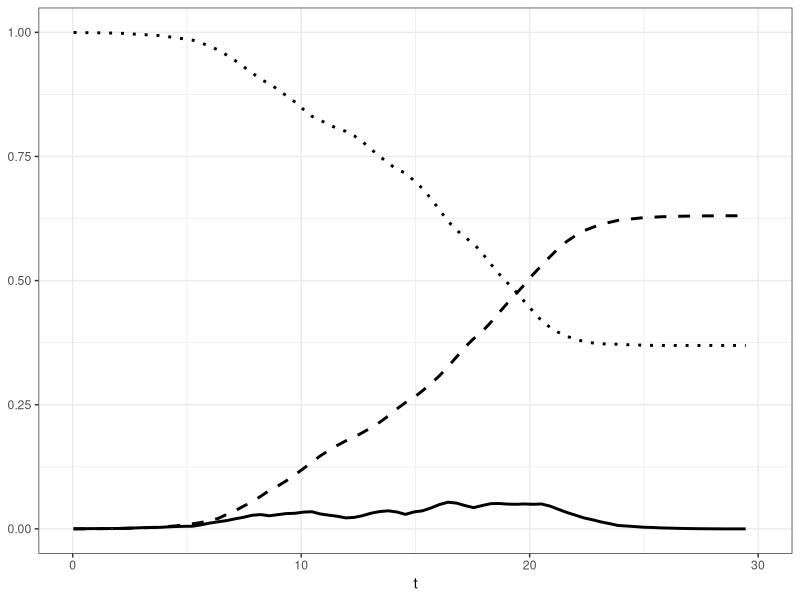

Recreate this plot in R. (Note: this script raises an error after producing the figure.)
#setwd('~/Desktop/evoSIR-DOmath')
setwd('~/evosir')
library(ggplot2)
rm(list = ls())
if(FALSE){
#DIFFEQ WITH REWIRING
#observed epidemic size over time with rewiring
theorydata <- read.csv('theory/ODE3.csv')
realtimeode3rewire <- ggplot(theorydata, aes(t)) + 
  stat_smooth(aes(y = S), method = "loess", size = 1, span=0.05, linetype="dotted", color="black") +
  stat_smooth(aes(y = I), method = "loess", size = 1, span=0.05, linetype="solid", color="black") +
  stat_smooth(aes(y = R), method = "loess", size = 1, span=0.05, linetype="dashed", color="black") +
  theme_bw() +
  xlim(0,6)
  labs(y = NULL)
ggsave("paper_plots/realtimeode3.png", plot = realtimeode3rewire, device="png")#,path = "~/Desktop/evoSIR-DOmath/paper_plots")
#theoretical epidemic size over time with rewiring
simulationdata <- read.csv('data/realexptime.csv')
realtimesimgraphrewire <- ggplot(simulationdata, aes(t)) + 
  stat_smooth(aes(y = s), method = "loess", size = 1, span=0.001, linetype="dotted", color="black") +
  stat_smooth(aes(y = i), method = "loess", size = 1, span=0.001, linetype="solid", color="black") +
  stat_smooth(aes(y = r), method = "loess", size = 1, span=0.001, linetype="dashed", color="black") +
  theme_bw() +
  xlim(0,6)
  labs(y = NULL)
ggsave("paper_plots/realtimesimgraph.png", plot = realtimesimgraphrewire, device="png")#,path = "~/Desktop/evoSIR-DOmath/paper_plots")
#END DIFFEQ WITH REWIRING
}
#observed epidemic size at crit val
simulationdata <- read.csv('data/critvalsim.csv')
simulationdata$s = simulationdata$s/simulationdata$n
simulationdata$i = simulationdata$i/simulationdata$n
simulationdata$r = simulationdata$r/simulationdata$n
realtimeode3rewire <- ggplot(simulationdata, aes(t)) + 
  stat_smooth(aes(y = s), method = "loess", size = 1, span=0.001, linetype="dotted", color="black") +
  stat_smooth(aes(y = i), method = "loess", size = 1, span=0.001, linetype="solid", color="black") +
  stat_smooth(aes(y = r), method = "loess", size = 1, span=0.001, linetype="dashed", color="black") +
  theme_bw() +
  xlim(0,30) +
  labs(y = NULL)
ggsave("paper_plots/critval.png", plot = realtimeode3rewire, device="png")#,path = "~/Desktop/evoSIR-DOmath/paper_plots")
#observed epidemic size over time without rewiring
theorydata <- read.csv('theory/ODE3.csv')
realtimeode3rewire <- ggplot(theorydata, aes(t)) + 
  stat_smooth(aes(y = S), method = "loess", size = 1, span=0.05, linetype="dotted", color="black") +
  stat_smooth(aes(y = I), method = "loess", size = 1, span=0.05, linetype="solid", color="black") +
  stat_smooth(aes(y = R), method = "loess", size = 1, span=0.05, linetype="dashed", color="black") +
  theme_bw() +
  xlim(0,8) +
  labs(y = NULL)
ggsave("paper_plots/realtimeode3.png", plot = realtimeode3rewire, device="png")#,path = "~/Desktop/evoSIR-DOmath/paper_plots")
#theoretical epidemic size over time
simulationdata <- read.csv('data/realexptime.csv')
simulationdata$s = simulationdata$s/simulationdata$n
simulationdata$i = simulationdata$i/simulationdata$n
simulationdata$r = simulationdata$r/simulationdata$n
realtimesimgraphrewire <- ggplot(simulationdata, aes(t)) + 
  stat_smooth(aes(y = s), method = "loess", size = 1, span=0.01, linetype="dotted", color="black") +
  stat_smooth(aes(y = i), method = "loess", size = 1, span=0.01, linetype="solid", color="black") +
  stat_smooth(aes(y = r), method = "loess", size = 1, span=0.01, linetype="dashed", color="black") +
  theme_bw() +
  xlim(0,8) +
  labs(y = NULL)
ggsave("paper_plots/realtimesimgraph.png", plot = realtimesimgraphrewire, device="png")#,path = "~/Desktop/evoSIR-DOmath/paper_plots")
#epidemic size vs lambda constant time
plot.new()
simdata <- read.csv('data/consttime.csv')
simdata <- simdata[simdata$rho == 4,]
simdata <- simdata[simdata$n == 100000,]
simdata <- simdata[(simdata$lambda < 1.4) & (simdata$lambda > .5),]
ode <- read.csv('theory/constrho4.csv')
lowerbound <- read.csv('theory/constrho4lower.csv')
consttimelambda <- ggplot() +
  geom_point(aes(simdata$lambda,1-simdata$S)) +
  geom_vline(xintercept = 1.0084) +
  labs(y = "Size of Epidemic", x = expression(lambda)) +
  title("Constant Time Recovery Size of Epidemic vs lambda") +
  geom_line(aes(lowerbound$lambda,1-lowerbound$z),linetype = "solid") +
  geom_line(aes(ode$lambda,ode$t), linetype = "dotted") +
  xlim(.5,1.4) +
  theme_bw()
ggsave("paper_plots/consttimelambda.png", plot = consttimelambda, device="png")#,path = "~/Desktop/evoSIR-DOmath/paper_plots")
#epidemic size vs lambda exponential time
simdata <- read.csv('data/exptime.csv')
simdata <- simdata[simdata$rho == 4,]
simdata <- simdata[simdata$n == 100000,]
simdata <- simdata[(simdata$lambda < 2) & (simdata$lambda > 0.0),]
lowerbound <- read.csv('theory/exprho4genfunc.csv')
ode <- read.csv('theory/exprho4size.csv')
newode <- read.csv('theory/ode3withrewiring.csv')
newode <- newode[newode$rho == 4,]
#newode <- head(newode,-2)
exptimelambda <- ggplot() +
  geom_point(aes(simdata$lambda,1-simdata$S)) +
  geom_vline(xintercept = 1.25) +
  labs(y = "Size of Epidemic", x = expression(lambda)) +
  title("Exponential Time Recovery Size of Epidemic vs lambda") +
  geom_line(aes(lowerbound$lambda,1-lowerbound$z),linetype = "solid") +
  geom_line(aes(ode$lambda,ode$t), linetype = "dotted") +
  geom_line(aes(newode$lambda,newode$R), linetype = "dashed") +
  theme_bw()+
  xlim(0,2)
ggsave("paper_plots/exptimelambda.png", plot = exptimelambda, device="png")#,path = "~/Desktop/evoSIR-DOmath/paper_plots")
